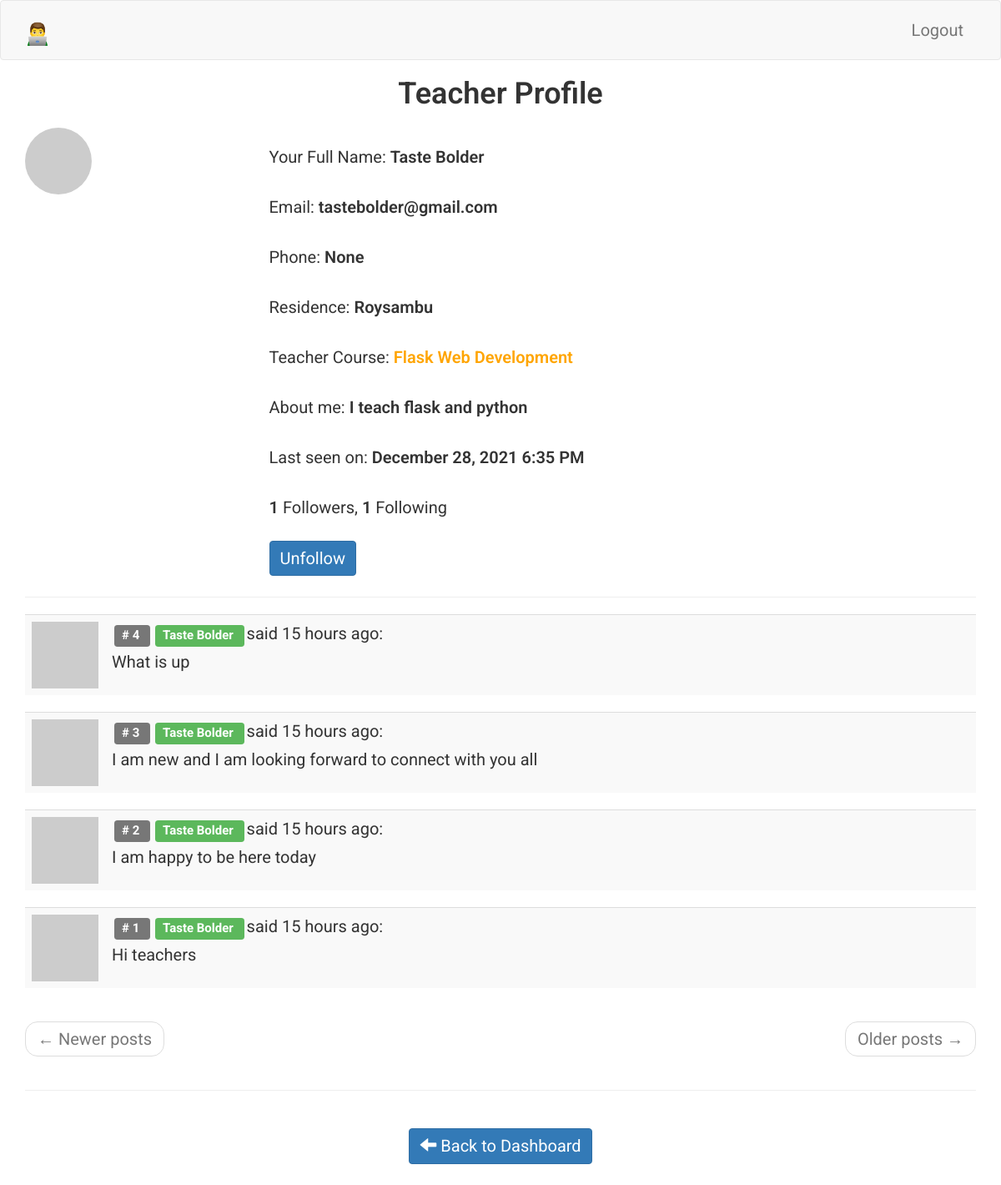
Page /teacher/profile/Taste Bolder (signed in) on the committed database.
### app/models.py (models this page shows, shortened)
class Teacher(UserMixin, db.Model):
    __tablename__ = 'teacher'
    id = db.Column(db.Integer, primary_key=True)
    teacher_full_name = db.Column(db.String(64), index=True, unique=True)
    teacher_email = db.Column(db.String(120), index=True, unique=True)
    teacher_phone = db.Column(db.String(120), index=True, unique=True)
    teacher_residence = db.Column(db.String(120), index=True)
    teacher_course = db.Column(db.String(120), index=True)
    teacher_about_me = db.Column(db.String(140))
    teacher_last_seen = db.Column(db.DateTime, default=datetime.utcnow)
    teacher_password_hash = db.Column(db.String(128))
    comments = db.relationship(
        'TeacherCommunityComment',
        backref='author',
        lazy='dynamic'
        )
    course_overview = db.relationship(
        'WebDevelopmentOverview',
        backref='author',
        lazy='dynamic'
        )
    table_of_contentes = db.relationship(
        'TableOfContents',
        backref='author',
        lazy='dynamic'
        )
    def avatar_teacher(self, size):
        digest = md5(self.teacher_email.lower().encode('utf-8')).hexdigest()
        return 'https://www.gravatar.com/avatar/{}?d=identicon&s={}'.format(
            digest, size)
    teacher_followed = db.relationship(
        'Teacher',
        secondary=teacher_followers,
        primaryjoin=(teacher_followers.c.follower_id == id),
        secondaryjoin=(teacher_followers.c.followed_id == id),
        backref=db.backref(
            'teacher_followers',
            lazy='dynamic'
            ), lazy='dynamic')
    def is_following(self, teacher):
        return self.teacher_followed.filter(
            teacher_followers.c.followed_id == teacher.id).count() > 0

class TeacherCommunityComment(db.Model):
    __tablename__ = 'teacher community comment'
    id = db.Column(db.Integer, primary_key=True)
    body = db.Column(db.String(140))
    timestamp = db.Column(db.DateTime, index=True, default=datetime.utcnow)
    teacher_id = db.Column(db.Integer, db.ForeignKey('teacher.id'))

### app/teacher/routes.py (the view)
@bp.route('/profile/<teacher_full_name>')
@login_required
def profile_teacher(teacher_full_name):
    teacher = Teacher.query.filter_by(
        teacher_full_name=teacher_full_name
        ).first()
    page = request.args.get('page', 1, type=int)
    comments = teacher.comments.order_by(
        TeacherCommunityComment.timestamp.desc()
        ).paginate(
        page, current_app.config['POSTS_PER_PAGE'], False)
    next_url = url_for(
        'teacher.dashboard_teacher', teacher_full_name=teacher_full_name,
        _anchor="teacher-comments",
        page=comments.next_num) \
        if comments.has_next else None
    prev_url = url_for(
        'teacher.dashboard_teacher', teacher_full_name=teacher_full_name,
        _anchor="teacher-comments",
        page=comments.prev_num) \
        if comments.has_prev else None
    form = EmptyForm()
    return render_template(
        'teacher/profile_teacher.html',
        teacher=teacher,
        comments=comments.items,
        next_url=next_url,
        prev_url=prev_url,
        form=form,
        title='Teacher Profile'
        )

### app/teacher/forms.py
class EmptyForm(FlaskForm):
    submit = SubmitField('Post')

### app/models.py (called while the page is built)
@login.user_loader
def load_teacher(id):
    return Teacher.query.get(int(id))

### app/teacher/routes.py (called while the page is built)
@bp.before_request
def before_request():
    if current_user.is_authenticated:
        current_user.teacher_last_seen = datetime.utcnow()
        db.session.commit()

### app/templates/teacher/profile_teacher.html (shortened to what this page needs)
{% extends 'base.html' %}
{% block app_content %}
    <div class="row">
        <div class="col-sm-12">
        </div>
    </div>
    <div class="row">
        <div class="col-sm-12 text-center">
            <H1>{{ title }}</H1>
        </div>
    </div>
    <div class="row">
        <div class="col-sm-3">
            <img src=" {{ teacher.avatar_teacher(128) }} " class="img-circle">
        </div>
        <div class="col-sm-9">
            <p>
                Your Full Name: <span style="font-weight: 600;">{{ teacher.teacher_full_name }}</span>
            </p>
            <p>
                Email: <span style="font-weight: 600;">{{ teacher.teacher_email }}</span>
            </p>
            <p>
                Phone: <span style="font-weight: 600;">{{ teacher.teacher_phone }}</span>
            </p>
            <p>
                Residence: <span style="font-weight: 600;">{{ teacher.teacher_residence }}</span>
            </p>
            <p>
                Teacher Course: <span style="font-weight: 600; color: orange;">{{ teacher.teacher_course }}</span>
            </p>
            {% if teacher.teacher_about_me %}
                <p>
                    About me: <span style="font-weight: 600;">{{ teacher.teacher_about_me }}</span>
                </p>
            {% endif %}
            {% if teacher.teacher_last_seen %}
                <p>
                    Last seen on: <span style="font-weight: 600;">{{ moment(teacher.teacher_last_seen).format('LLL') }}</span>
                </p>
            {% endif %}
            <p>
                <span style="font-weight: 600;">{{ teacher.teacher_followers.count() }}</span> Followers,
                <span style="font-weight: 600;">{{ teacher.teacher_followed.count() }}</span> Following
            </p>
            {% if not current_user.is_following(teacher) %}
                <form action="{{ url_for('teacher.follow_teacher', teacher_full_name=teacher.teacher_full_name) }}" method="post">
                    {{ form.hidden_tag() }}
                    {{ form.submit(value='Follow', class_='btn btn-primary') }}
                </form>
            {% else %}
                <form action="{{ url_for('teacher.unfollow_teacher', teacher_full_name=teacher.teacher_full_name) }}" method="post">
                    {{ form.submit(value='Unfollow', class_='btn btn-primary') }}
                </form>
            {% endif %}
        </div>
    </div>
    <hr>
    <div class="row teacher">
        <div class="col-sm-12">
            {% for comment in comments %}
                {% include 'teacher/_comments_teachers.html' %}
            {% endfor %}
        </div>
    </div>
    <div class="row">
        <div class="col-sm-12">
            <nav aria-label="...">
                <ul class="pager">
                    <li class="previous{% if not prev_url %} disabled{% endif %}">
                        <a href="{{ prev_url or '#' }}">
                            <span aria-hidden="true">&larr;</span> Newer posts
                        </a>
                    </li>
                    <li class="next{% if not next_url %} disabled{% endif %}">
                        <a href="{{ next_url or '#' }}">
                            Older posts <span aria-hidden="true">&rarr;</span>
                        </a>
                    </li>
                </ul>
            </nav>
        </div>
    </div>
    <hr>
    {% if teacher %}
        <div class="row text-center">
            <div class="col-sm-4">
            </div>
            <div class="col-sm-4">
                <p>
                    <a href=" {{ url_for('teacher.dashboard_teacher') }} " class="btn btn-primary">
                        <span class="glyphicon glyphicon-arrow-left" aria-hidden="true"></span>
                            Back to Dashboard
                    </a>
                </p>
            </div>
            <div class="col-sm-4">
            </div>
        </div>
    {% endif %}
{% endblock %}

### app/templates/teacher/_comments_teachers.html
<table class="table table-striped">
    <tr valign='top'>
        <td width="30px">
            <a href=" {{ url_for('teacher.profile_teacher', teacher_full_name=comment.author.teacher_full_name) }} ">
                <img src=" {{ comment.author.avatar_teacher(30) }}  ">
            </a>
        </td>
        <td>
            <span class="comment-id label label-default"># {{ comment.id }} </span>
            <a href="{{ url_for('teacher.profile_teacher', teacher_full_name=comment.author.teacher_full_name) }}">
                <span class="label label-success"> {{ comment.author.teacher_full_name }} </span>
            </a>
            said {{ moment(comment.timestamp).fromNow() }}:
            <br>
            <div class="comment-body">
                {{ comment.body }}
            </div>
        </td>
    </tr>
</table>

### app/static/css/main.css (style rules this page uses)
.label { margin: 3px; }
html, body { font-family: 'Roboto', sans-serif; }
h1 { padding-bottom: 10px; font-weight: 600; margin-top: 0px; padding-top: 0px; }
h2, h3, h4, h5, h6, p { margin-top: 0px; padding-top: 10px; padding-bottom: 10px; }
p, li { line-height: 30px; margin-top: 10px; margin-bottom: 10px; }
p, li, td, .btn, .btn-alt, .schedule-btn { font-size: 20px; }
.comment-body { margin-top: 5px; }
.btn { margin-top: 5px; margin-bottom: 5px; }

### rows in the picture
Teacher: teacher_full_name "Taste Bolder", teacher_email "tastebolder@gmail.com", teacher_phone "None", teacher_residence "Roysambu", teacher_course "Flask Web Development", teacher_about_me "I teach flask and python", teacher_last_seen "December 28, 2021 6:35 PM"
TeacherCommunityComment: id "4", author.teacher_full_name "Taste Bolder", timestamp "15 hours ago", body "What is up"
TeacherCommunityComment: id "3", author.teacher_full_name "Taste Bolder", timestamp "15 hours ago", body "I am new and I am looking forward to connect with you all"
TeacherCommunityComment: id "2", author.teacher_full_name "Taste Bolder", timestamp "15 hours ago", body "I am happy to be here today"
TeacherCommunityComment: id "1", author.teacher_full_name "Taste Bolder", timestamp "15 hours ago", body "Hi teachers"

### other values in the picture
{{ title }} "Teacher Profile"
{{ teacher.teacher_followers.count() }} "1"
{{ teacher.teacher_followed.count() }} "1"
